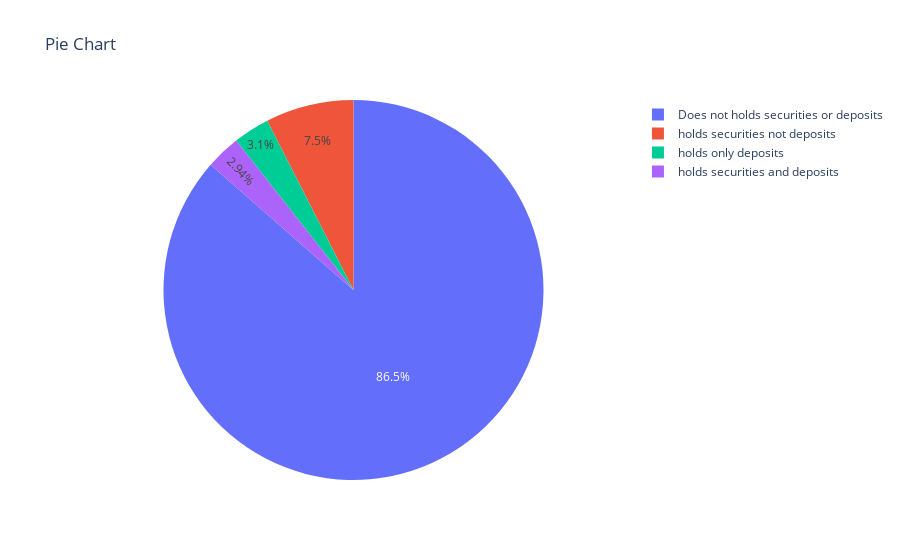

The notebook cell saved with this chart:
### Code cell
fig=px.pie(data,values=values, names=values.index,title='Pie Chart')
fig.show()

### Figure 1 — Plotly figure (JSON) as saved in the notebook; plotly's stock layout.template omitted (floating-point values rounded to 4 significant figures)
{"data": [{"domain": {"x": [0, 1], "y": [0, 1]}, "hovertemplate": "label=%{label}<br>value=%{value}<extra></extra>", "labels": ["Does not holds securities or deposits", "holds securities not deposits", "holds only deposits", "holds securities and deposits"], "legendgroup": "", "name": "", "showlegend": true, "type": "pie", "values": [4323, 375, 155, 147]}], "layout": {"legend": {"tracegroupgap": 0}, "title": {"text": "Pie Chart"}}}
